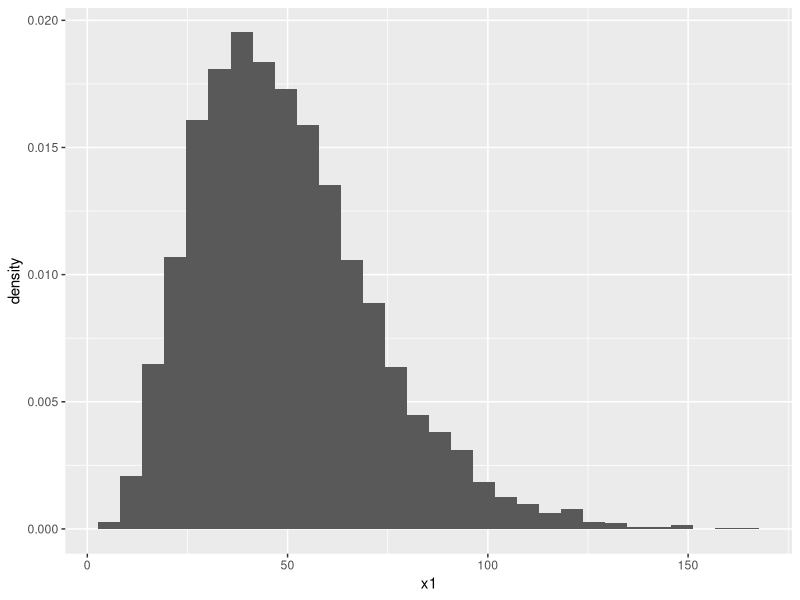

Recreate this plot in R.
# Simulating data with R - using RNG of different kinds of variables 


vector_poission <- rpois(100, 5)
# setting an object 
# poisson distribution of 100 values with a mean of 5 

# generating a mean average of this
mean(vector_poission)
# get a different number each time 

# setting the seed for repeatability 
set.seed(437842)

# labelling a poisson distribution 
# 100 with a mean of 5
vector_poission <- rpois(100, 5)

# mean value of this 
mean(vector_poission)
# different number? 

# APPLY FUNCTION 
# the sum of exponential gives a gamma distribution?? confirmed by simulation, covering helpful functions in R 

# want to AVOID for() loops , this is slower than working with apply()

# generate 5 samples from an 'exponential' with a rate parameter 0.1 - sum them together 

replicates <- 5000 # number of replicates 
exponentials <- 5 # number of exponential random variables in simulation 
rate_parameter <- 0.1 # the rate parameter 

# using set.seed for repeatability 
set.seed(0)

system.time( # measures execution time of how long code takes to run
  
  # from here is actual simulation code
  # labelling it as 'x1' 
  x1 <- replicate( # replicate will repeat a given expression
    replicates, sum(rexp(n=exponentials, rate = rate_parameter))
  )
)

# viewing data 
head(x1)

# viewing the frequency distribution 
library(ggplot2)

# making a plot 

plot_example <- ggplot(data.frame(x1), aes(x1))+
  geom_histogram(aes(y=..density..)) +
  stat_function(fun=function(x)dgamma(x, shape = exponentials, scale=1/rate),
                color="red", size=2)

# frequency disributions 
# positive distribution  

# LOOKING AT THIS FUNCTION

help(replicate)
# lapply(), sapply(), vapply()
# lapply returns a list of the same length as X, each element of which is the result of applying FUN to the corresponding element of X.

# related to functions apply() and tapply()

# trying sapply() instead 


